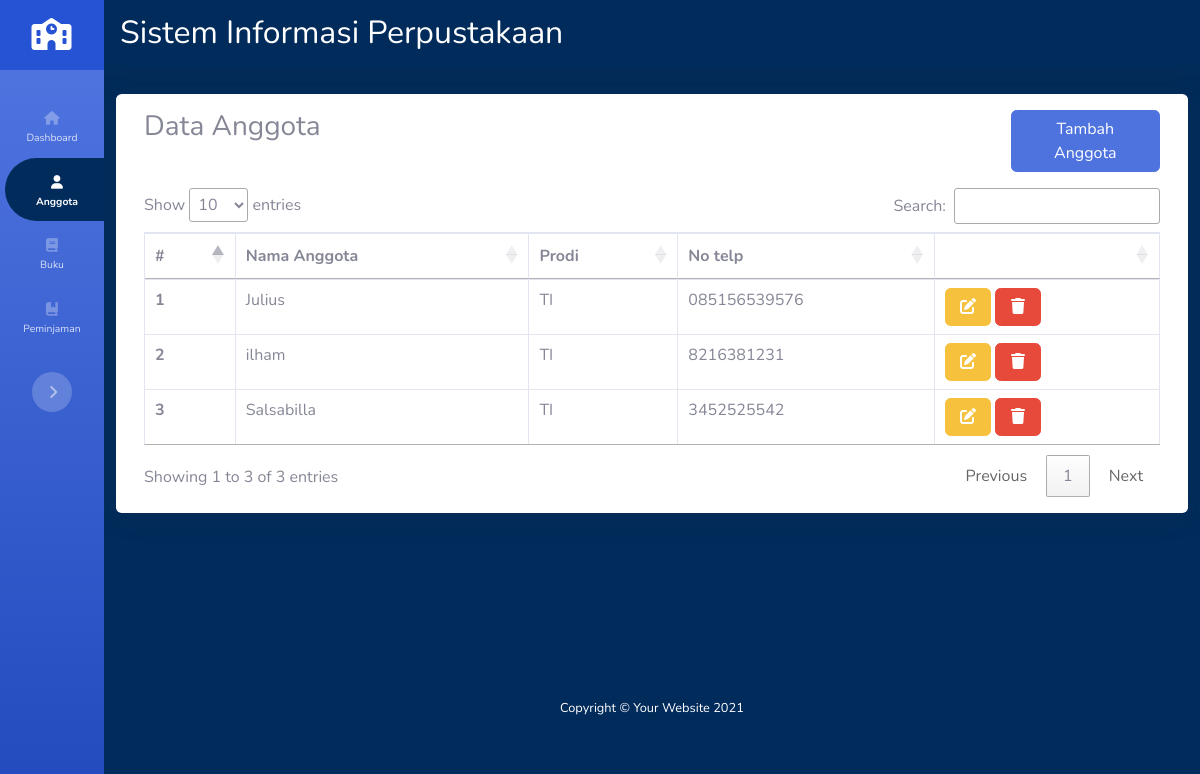
/index.php/anggota, run on the app's committed database.
### tables this page shows
CREATE TABLE `anggota` (
  `id_anggota` int(50) NOT NULL,
  `nama_anggota` varchar(50) NOT NULL,
  `prodi_anggota` varchar(50) NOT NULL,
  `hp_anggota` varchar(20) NOT NULL
);

### application/controllers/Anggota.php (called while the page is built, shortened)
<?php
class Anggota extends CI_Controller
{
    public function index()
    {
        $data['title'] = 'Anggota';
        $data['anggota'] = $this->model_anggota->get_anggota();
        $this->load->view('templates/header', $data);
        $this->load->view('templates/sidebar', $data);
        $this->load->view('templates/topbar', $data);
        $this->load->view('anggota/index');
        $this->load->view('templates/footer', $data);
    }
}
?>

### index.php (called while the page is built, shortened)
<?php
require_once BASEPATH.'core/CodeIgniter.php';

### application/models/model_anggota.php (called while the page is built, shortened)
<?php
class model_anggota extends CI_Model
{
    public function get_anggota()
    {
        $result = $this->db->query("SELECT * FROM anggota;");
        return $result;
    }
}
?>

### application/views/anggota/index.php (the view, shortened to what this page needs)
<div class="container">
    <div class="row rounded bg-white p-3 shadow" style="margin-bottom: 15%;">
        <div class="col-lg-10">
            <h3>Data Anggota</h3>
        </div>
        <div class="col-lg-2">
            <a href="<?= base_url() ?>anggota/tambah_anggota" class="btn btn-primary w-100 ">Tambah Anggota</a>
        </div>
        <div class="col-lg-12 mt-3 ">
            <table id="tabel-data" class="table table-bordered ">
                <thead>
                    <tr>
                        <th scope="col">#</th>
                        <th scope="col">Nama Anggota</th>
                        <th scope="col">Prodi </th>
                        <th scope="col">No telp</th>
                        <th scope="col"></th>
                    </tr>
                </thead>
                <tbody>
                    <?php
                    $count = 0;
                    foreach ($anggota->result() as $row) {
                        $count++;
                        ?>
                        <tr>
                            <th scope="row">
                                <?php echo $count; ?>
                            </th>
                            <td scope="col">
                                <?php echo $row->nama_anggota; ?>
                            </td>
                            <td scope="col">
                                <?php echo $row->prodi_anggota; ?>
                            </td>
                            <td scope="col">
                                <?php echo $row->hp_anggota; ?>
                            </td>
                            <td scope="col">
                                <a href="<?= base_url('anggota/edit_anggota/'.$row->id_anggota) ?>" class="btn btn-warning">
                                    <i class="fa-solid fa-fw fa-pen-to-square" style="color: #ffffff;"></i>
                                </a>
                                <a href="<?= base_url('anggota/hapus_anggota/'.$row->id_anggota) ?>" class="btn btn-danger alert_notif ">
                                    <i class="fa-solid fa-fw fa-trash" style="color: #ffffff;"></i>
                                </a>
                            </td>
                        </tr>
                    <?php } ?>
                </tbody>
            </table>
        </div>
    </div>
</div>

### data on the page
anggota: nama_anggota "Julius", prodi_anggota "TI", hp_anggota "085156539576"
anggota: nama_anggota "ilham", prodi_anggota "TI", hp_anggota "8216381231"
anggota: nama_anggota "Salsabilla", prodi_anggota "TI", hp_anggota "3452525542"
